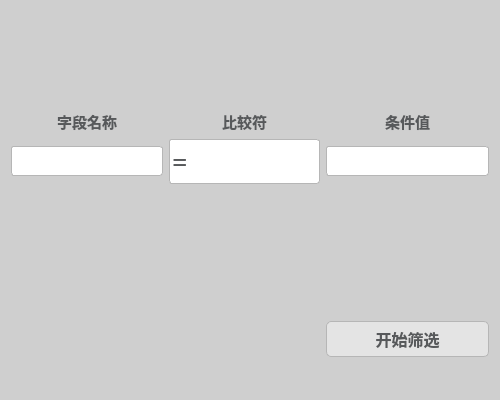
<?xml version="1.0" encoding="UTF-8"?>
<ui version="4.0">
 <class>AdvancedFilter</class>
 <widget class="QWidget" name="AdvancedFilter">
  <property name="geometry">
   <rect>
    <x>0</x>
    <y>0</y>
    <width>500</width>
    <height>400</height>
   </rect>
  </property>
  <property name="windowTitle">
   <string>Form</string>
  </property>
  <property name="styleSheet">
   <string notr="true">QPalette{background:#FFFFFF;}*{outline:0px;color:#57595B;}

QWidget#AdvancedFilter
{
background-color:rgb(207, 207, 207);
}

QWidget[form=&quot;true&quot;],QLabel[frameShape=&quot;1&quot;]{
border:1px solid #B6B6B6;
border-radius:0px;
}

QWidget[form=&quot;bottom&quot;]{
background:#E4E4E4;
}

QWidget[form=&quot;bottom&quot;] .QFrame{
border:1px solid #57595B;
}

QWidget[form=&quot;bottom&quot;] QLabel,QWidget[form=&quot;title&quot;] QLabel{
border-radius:0px;
color:#57595B;
background:none;
border-style:none;
}

QWidget[form=&quot;title&quot;],QWidget[nav=&quot;left&quot;],QWidget[nav=&quot;top&quot;] QAbstractButton{
border-style:none;
border-radius:0px;
padding:5px;
color:#57595B;
background:qlineargradient(spread:pad,x1:0,y1:0,x2:0,y2:1,stop:0 #E4E4E4,stop:1 #E4E4E4);
}

QWidget[nav=&quot;top&quot;] QAbstractButton:hover,QWidget[nav=&quot;top&quot;] QAbstractButton:pressed,QWidget[nav=&quot;top&quot;] QAbstractButton:checked{
border-style:solid;
border-width:0px 0px 2px 0px;
padding:4px 4px 2px 4px;
border-color:#00BB9E;
background:qlineargradient(spread:pad,x1:0,y1:0,x2:0,y2:1,stop:0 #F6F6F6,stop:1 #F6F6F6);
}

QWidget[nav=&quot;left&quot;] QAbstractButton{
border-radius:0px;
color:#57595B;
background:none;
border-style:none;
}

QWidget[nav=&quot;left&quot;] QAbstractButton:hover{
color:#FFFFFF;
background-color:#00BB9E;
}

QWidget[nav=&quot;left&quot;] QAbstractButton:checked,QWidget[nav=&quot;left&quot;] QAbstractButton:pressed{
color:#57595B;
border-style:solid;
border-width:0px 0px 0px 2px;
padding:4px 4px 4px 2px;
border-color:#00BB9E;
background-color:#FFFFFF;
}

QWidget[video=&quot;true&quot;] QLabel{
color:#57595B;
border:1px solid #B6B6B6;
background:qlineargradient(spread:pad,x1:0,y1:0,x2:0,y2:1,stop:0 #E4E4E4,stop:1 #E4E4E4);
}

QWidget[video=&quot;true&quot;] QLabel:focus{
border:1px solid #00BB9E;
background:qlineargradient(spread:pad,x1:0,y1:0,x2:0,y2:1,stop:0 #F6F6F6,stop:1 #F6F6F6);
}

QLineEdit,QTextEdit,QPlainTextEdit,QDoubleSpinBox,QComboBox,QDateEdit,QTimeEdit,QDateTimeEdit{
border:1px solid #B6B6B6;
border-radius:3px;
padding:2px;
background:none;
selection-background-color:#00BB9E;
selection-color:#FFFFFF;
}

QLineEdit:focus,QTextEdit:focus,QPlainTextEdit:focus:focus,QDoubleSpinBox:focus,QComboBox:focus,QDateEdit:focus,QTimeEdit:focus,QDateTimeEdit:focus,QLineEdit:hover,QTextEdit:hover,QPlainTextEdit:hover:hover,QDoubleSpinBox:hover,QComboBox:hover,QDateEdit:hover,QTimeEdit:hover,QDateTimeEdit:hover{
border:1px solid #B6B6B6;
}

QLineEdit[echoMode=&quot;2&quot;]{
lineedit-password-character:9679;
}

.QFrame{
border:1px solid #B6B6B6;
border-radius:3px;
}

.QGroupBox{
border:1px solid #B6B6B6;
border-radius:5px;
margin-top:3ex;
}

.QGroupBox::title{
subcontrol-origin:margin;
position:relative;
left:10px;
}

.QPushButton,.QToolButton{
border-style:none;
border:1px solid #B6B6B6;
color:#57595B;
padding:5px;
min-height:15px;
border-radius:5px;
background:qlineargradient(spread:pad,x1:0,y1:0,x2:0,y2:1,stop:0 #E4E4E4,stop:1 #E4E4E4);
}

.QPushButton:hover,.QToolButton:hover{
background:qlineargradient(spread:pad,x1:0,y1:0,x2:0,y2:1,stop:0 #F6F6F6,stop:1 #F6F6F6);
}

.QPushButton:pressed,.QToolButton:pressed{
background:qlineargradient(spread:pad,x1:0,y1:0,x2:0,y2:1,stop:0 #E4E4E4,stop:1 #E4E4E4);
}

.QToolButton::menu-indicator{
image:None;
}

QToolButton#btnMenu,QPushButton#btnMenu_Min,QPushButton#btnMenu_Max,QPushButton#btnMenu_Close{
border-radius:3px;
color:#57595B;
padding:3px;
margin:0px;
background:none;
border-style:none;
}

QToolButton#btnMenu:hover,QPushButton#btnMenu_Min:hover,QPushButton#btnMenu_Max:hover{
color:#FFFFFF;
margin:1px 1px 2px 1px;
background-color:rgba(51,127,209,230);
}

QPushButton#btnMenu_Close:hover{
color:#FFFFFF;
margin:1px 1px 2px 1px;
background-color:rgba(238,0,0,128);
}

QRadioButton::indicator{
width:15px;
height:15px;
}

QRadioButton::indicator::unchecked{
image:url(:/qss/flatwhite/radiobutton_unchecked.png);
}

QRadioButton::indicator::unchecked:disabled{
image:url(:/qss/flatwhite/radiobutton_unchecked_disable.png);
}

QRadioButton::indicator::checked{
image:url(:/qss/flatwhite/radiobutton_checked.png);
}

QRadioButton::indicator::checked:disabled{
image:url(:/qss/flatwhite/radiobutton_checked_disable.png);
}

QGroupBox::indicator,QTreeWidget::indicator,QListWidget::indicator{
padding:0px -3px 0px 0px;
}

QCheckBox::indicator,QGroupBox::indicator,QTreeWidget::indicator,QListWidget::indicator{
width:13px;
height:13px;
}

QCheckBox::indicator:unchecked,QGroupBox::indicator:unchecked,QTreeWidget::indicator:unchecked,QListWidget::indicator:unchecked{
image:url(:/qss/flatwhite/checkbox_unchecked.png);
}

QCheckBox::indicator:unchecked:disabled,QGroupBox::indicator:unchecked:disabled,QTreeWidget::indicator:unchecked:disabled,QListWidget::indicator:disabled{
image:url(:/qss/flatwhite/checkbox_unchecked_disable.png);
}

QCheckBox::indicator:checked,QGroupBox::indicator:checked,QTreeWidget::indicator:checked,QListWidget::indicator:checked{
image:url(:/qss/flatwhite/checkbox_checked.png);
}

QCheckBox::indicator:checked:disabled,QGroupBox::indicator:checked:disabled,QTreeWidget::indicator:checked:disabled,QListWidget::indicator:checked:disabled{
image:url(:/qss/flatwhite/checkbox_checked_disable.png);
}

QCheckBox::indicator:indeterminate,QGroupBox::indicator:indeterminate,QTreeWidget::indicator:indeterminate,QListWidget::indicator:indeterminate{
image:url(:/qss/flatwhite/checkbox_parcial.png);
}

QCheckBox::indicator:indeterminate:disabled,QGroupBox::indicator:indeterminate:disabled,QTreeWidget::indicator:indeterminate:disabled,QListWidget::indicator:indeterminate:disabled{
image:url(:/qss/flatwhite/checkbox_parcial_disable.png);
}

QTimeEdit::up-button,QDateEdit::up-button,QDateTimeEdit::up-button,QDoubleSpinBox::up-button::up-button{
image:url(:/qss/flatwhite/add_top.png);
width:10px;
height:10px;
padding:2px 5px 0px 0px;
}

QTimeEdit::down-button,QDateEdit::down-button,QDateTimeEdit::down-button,QDoubleSpinBox::down-button::down-button{
image:url(:/qss/flatwhite/add_bottom.png);
width:10px;
height:10px;
padding:0px 5px 2px 0px;
}

QTimeEdit::up-button:pressed,QDateEdit::up-button:pressed,QDateTimeEdit::up-button:pressed,QDoubleSpinBox::up-button:pressed::up-button:pressed{
top:-2px;
}
  
QTimeEdit::down-button:pressed,QDateEdit::down-button:pressed,QDateTimeEdit::down-button:pressed,QDoubleSpinBox::down-button:pressed::down-button:pressed::down-button:pressed{
bottom:-2px;
}

QComboBox::down-arrow,QDateEdit[calendarPopup=&quot;true&quot;]::down-arrow,QTimeEdit[calendarPopup=&quot;true&quot;]::down-arrow,QDateTimeEdit[calendarPopup=&quot;true&quot;]::down-arrow{
image:url(:/qss/flatwhite/add_bottom.png);
width:10px;
height:10px;
right:2px;
}

QComboBox::drop-down,QDateEdit::drop-down,QTimeEdit::drop-down,QDateTimeEdit::drop-down{
subcontrol-origin:padding;
subcontrol-position:top right;
width:15px;
border-left-width:0px;
border-left-style:solid;
border-top-right-radius:3px;
border-bottom-right-radius:3px;
border-left-color:#B6B6B6;
}

QComboBox::drop-down:on{
top:1px;
}

QMenuBar::item{
color:#57595B;
background-color:#E4E4E4;
margin:0px;
padding:3px 10px;
}

QMenu,QMenuBar,QMenu:disabled,QMenuBar:disabled{
color:#57595B;
background-color:#E4E4E4;
border:1px solid #B6B6B6;
margin:0px;
}

QMenu::item{
padding:3px 20px;
}

QMenu::indicator{
width:13px;
height:13px;
}

QMenu::item:selected,QMenuBar::item:selected{
color:#57595B;
border:0px solid #B6B6B6;
background:#F6F6F6;
}

QMenu::separator{
height:1px;
background:#B6B6B6;
}

QProgressBar{
min-height:10px;
background:#E4E4E4;
border-radius:5px;
text-align:center;
border:1px solid #E4E4E4;
}

QProgressBar:chunk{
border-radius:5px;
background-color:#B6B6B6;
}

QSlider::groove:horizontal{
background:#E4E4E4;
height:8px;
border-radius:4px;
}

QSlider::add-page:horizontal{
background:#E4E4E4;
height:8px;
border-radius:4px;
}

QSlider::sub-page:horizontal{
background:#B6B6B6;
height:8px;
border-radius:4px;
}

QSlider::handle:horizontal{
width:13px;
margin-top:-3px;
margin-bottom:-3px;
border-radius:6px;
background:qradialgradient(spread:pad,cx:0.5,cy:0.5,radius:0.5,fx:0.5,fy:0.5,stop:0.6 #FFFFFF,stop:0.8 #B6B6B6);
}

QSlider::groove:vertical{
width:8px;
border-radius:4px;
background:#E4E4E4;
}

QSlider::add-page:vertical{
width:8px;
border-radius:4px;
background:#E4E4E4;
}

QSlider::sub-page:vertical{
width:8px;
border-radius:4px;
background:#B6B6B6;
}

QSlider::handle:vertical{
height:14px;
margin-left:-3px;
margin-right:-3px;
border-radius:6px;
background:qradialgradient(spread:pad,cx:0.5,cy:0.5,radius:0.5,fx:0.5,fy:0.5,stop:0.6 #FFFFFF,stop:0.8 #B6B6B6);
}

QScrollBar:horizontal{
background:#E4E4E4;
padding:0px;
border-radius:6px;
max-height:12px;
}

QScrollBar::handle:horizontal{
background:#B6B6B6;
min-width:50px;
border-radius:6px;
}

QScrollBar::handle:horizontal:hover{
background:#00BB9E;
}

QScrollBar::handle:horizontal:pressed{
background:#00BB9E;
}

QScrollBar::add-page:horizontal{
background:none;
}

QScrollBar::sub-page:horizontal{
background:none;
}

QScrollBar::add-line:horizontal{
background:none;
}

QScrollBar::sub-line:horizontal{
background:none;
}

QScrollBar:vertical{
background:#E4E4E4;
padding:0px;
border-radius:6px;
max-width:12px;
}

QScrollBar::handle:vertical{
background:#B6B6B6;
min-height:50px;
border-radius:6px;
}

QScrollBar::handle:vertical:hover{
background:#00BB9E;
}

QScrollBar::handle:vertical:pressed{
background:#00BB9E;
}

QScrollBar::add-page:vertical{
background:none;
}

QScrollBar::sub-page:vertical{
background:none;
}

QScrollBar::add-line:vertical{
background:none;
}

QScrollBar::sub-line:vertical{
background:none;
}

QScrollArea{
border:0px;
}

QTreeView,QListView,QTableView,QTabWidget::pane{
border:1px solid #B6B6B6;
selection-background-color:#F6F6F6;
selection-color:#57595B;
alternate-background-color:#F6F6F6;
gridline-color:#B6B6B6;
}

QTreeView::branch:closed:has-children{
margin:4px;
border-image:url(:/qss/flatwhite/branch_open.png);
}

QTreeView::branch:open:has-children{
margin:4px;
border-image:url(:/qss/flatwhite/branch_close.png);
}

QTreeView,QListView,QTableView,QSplitter::handle,QTreeView::branch{
background:#FFFFFF;
}

QTableView::item:selected,QListView::item:selected,QTreeView::item:selected{
color:#57595B;
background:qlineargradient(spread:pad,x1:0,y1:0,x2:0,y2:1,stop:0 #E4E4E4,stop:1 #E4E4E4);
}

QTableView::item:hover,QListView::item:hover,QTreeView::item:hover,QHeaderView{
color:#57595B;
background:qlineargradient(spread:pad,x1:0,y1:0,x2:0,y2:1,stop:0 #F6F6F6,stop:1 #F6F6F6);
}

QTableView::item,QListView::item,QTreeView::item{
padding:1px;
margin:0px;
}

QHeaderView::section,QTableCornerButton:section{
padding:3px;
margin:0px;
color:#57595B;
border:1px solid #B6B6B6;
border-left-width:0px;
border-right-width:1px;
border-top-width:0px;
border-bottom-width:1px;
background:qlineargradient(spread:pad,x1:0,y1:0,x2:0,y2:1,stop:0 #F6F6F6,stop:1 #F6F6F6);
}

QTabBar::tab{
border:1px solid #B6B6B6;
color:#57595B;
margin:0px;
background:qlineargradient(spread:pad,x1:0,y1:0,x2:0,y2:1,stop:0 #F6F6F6,stop:1 #F6F6F6);
}

QTabBar::tab:selected,QTabBar::tab:hover{
border-style:solid;
border-color:#00BB9E;
background:#FFFFFF;
}

QTabBar::tab:top,QTabBar::tab:bottom{
padding:3px 8px 3px 8px;
}

QTabBar::tab:left,QTabBar::tab:right{
padding:8px 3px 8px 3px;
}

QTabBar::tab:top:selected,QTabBar::tab:top:hover{
border-width:2px 0px 0px 0px;
}

QTabBar::tab:right:selected,QTabBar::tab:right:hover{
border-width:0px 0px 0px 2px;
}

QTabBar::tab:bottom:selected,QTabBar::tab:bottom:hover{
border-width:0px 0px 2px 0px;
}

QTabBar::tab:left:selected,QTabBar::tab:left:hover{
border-width:0px 2px 0px 0px;
}

QTabBar::tab:first:top:selected,QTabBar::tab:first:top:hover,QTabBar::tab:first:bottom:selected,QTabBar::tab:first:bottom:hover{
border-left-width:1px;
border-left-color:#B6B6B6;
}

QTabBar::tab:first:left:selected,QTabBar::tab:first:left:hover,QTabBar::tab:first:right:selected,QTabBar::tab:first:right:hover{
border-top-width:1px;
border-top-color:#B6B6B6;
}

QTabBar::tab:last:top:selected,QTabBar::tab:last:top:hover,QTabBar::tab:last:bottom:selected,QTabBar::tab:last:bottom:hover{
border-right-width:1px;
border-right-color:#B6B6B6;
}

QTabBar::tab:last:left:selected,QTabBar::tab:last:left:hover,QTabBar::tab:last:right:selected,QTabBar::tab:last:right:hover{
border-bottom-width:1px;
border-bottom-color:#B6B6B6;
}

QStatusBar::item{
border:0px solid #E4E4E4;
border-radius:3px;
}

QToolBox::tab,QGroupBox#gboxDevicePanel,QGroupBox#gboxDeviceTitle,QFrame#gboxDevicePanel,QFrame#gboxDeviceTitle{
padding:3px;
border-radius:5px;
color:#57595B;
background:qlineargradient(spread:pad,x1:0,y1:0,x2:0,y2:1,stop:0 #E4E4E4,stop:1 #E4E4E4);
}

QToolTip{
border:0px solid #57595B;
padding:1px;
color:#57595B;
background:qlineargradient(spread:pad,x1:0,y1:0,x2:0,y2:1,stop:0 #E4E4E4,stop:1 #E4E4E4);
}

QToolBox::tab:selected{
background:qlineargradient(spread:pad,x1:0,y1:0,x2:0,y2:1,stop:0 #F6F6F6,stop:1 #F6F6F6);
}

QPrintPreviewDialog QToolButton{
border:0px solid #57595B;
border-radius:0px;
margin:0px;
padding:3px;
background:none;
}

QColorDialog QPushButton,QFileDialog QPushButton{
min-width:80px;
}

QToolButton#qt_calendar_prevmonth{
icon-size:0px;
min-width:20px;
image:url(:/qss/flatwhite/calendar_prevmonth.png);
}

QToolButton#qt_calendar_nextmonth{
icon-size:0px;
min-width:20px;
image:url(:/qss/flatwhite/calendar_nextmonth.png);
}

QToolButton#qt_calendar_prevmonth,QToolButton#qt_calendar_nextmonth,QToolButton#qt_calendar_monthbutton,QToolButton#qt_calendar_yearbutton{
border:0px solid #57595B;
border-radius:3px;
margin:3px 3px 3px 3px;
padding:3px;
background:none;
}

QToolButton#qt_calendar_prevmonth:hover,QToolButton#qt_calendar_nextmonth:hover,QToolButton#qt_calendar_monthbutton:hover,QToolButton#qt_calendar_yearbutton:hover,QToolButton#qt_calendar_prevmonth:pressed,QToolButton#qt_calendar_nextmonth:pressed,QToolButton#qt_calendar_monthbutton:pressed,QToolButton#qt_calendar_yearbutton:pressed{
border:1px solid #B6B6B6;
}

QCalendarWidget QSpinBox#qt_calendar_yearedit{
margin:2px;
}

QCalendarWidget QToolButton::menu-indicator{
image:None;
}

QCalendarWidget QTableView{
border-width:0px;
}

QCalendarWidget QWidget#qt_calendar_navigationbar{
border:1px solid #B6B6B6;
border-width:1px 1px 0px 1px;
background:qlineargradient(spread:pad,x1:0,y1:0,x2:0,y2:1,stop:0 #E4E4E4,stop:1 #E4E4E4);
}

QComboBox QAbstractItemView::item{
min-height:20px;
min-width:10px;
}

QTableView[model=&quot;true&quot;]::item{
padding:0px;
margin:0px;
}

QTableView QLineEdit,QTableView QComboBox,QTableView QSpinBox,QTableView QDoubleSpinBox,QTableView QDateEdit,QTableView QTimeEdit,QTableView QDateTimeEdit{
border-width:0px;
border-radius:0px;
}

QTableView QLineEdit:focus,QTableView QComboBox:focus,QTableView QSpinBox:focus,QTableView QDoubleSpinBox:focus,QTableView QDateEdit:focus,QTableView QTimeEdit:focus,QTableView QDateTimeEdit:focus{
border-width:0px;
border-radius:0px;
}

QLineEdit,QTextEdit,QPlainTextEdit,QSpinBox,QDoubleSpinBox,QComboBox,QDateEdit,QTimeEdit,QDateTimeEdit{
background:#FFFFFF;
}

QTabWidget::pane:top{top:-1px;}
QTabWidget::pane:bottom{bottom:-1px;}
QTabWidget::pane:left{right:-1px;}
QTabWidget::pane:right{left:-1px;}

*:disabled{
background:#FFFFFF;
border-color:#E4E4E4;
color:#B6B6B6;
}

/*TextColor:#57595B*/
/*PanelColor:#FFFFFF*/
/*BorderColor:#B6B6B6*/
/*NormalColorStart:#E4E4E4*/
/*NormalColorEnd:#E4E4E4*/
/*DarkColorStart:#F6F6F6*/
/*DarkColorEnd:#F6F6F6*/
/*HighColor:#00BB9E*/
</string>
  </property>
  <layout class="QGridLayout" name="gridLayout_2">
   <item row="0" column="0">
    <layout class="QGridLayout" name="gridLayout">
     <item row="1" column="1">
      <widget class="QLabel" name="labelCompareOperator">
       <property name="font">
        <font>
         <family>Bahnschrift SemiBold</family>
         <pointsize>11</pointsize>
         <weight>75</weight>
         <bold>true</bold>
        </font>
       </property>
       <property name="layoutDirection">
        <enum>Qt::LeftToRight</enum>
       </property>
       <property name="text">
        <string>比较符</string>
       </property>
       <property name="alignment">
        <set>Qt::AlignCenter</set>
       </property>
      </widget>
     </item>
     <item row="1" column="2">
      <widget class="QLabel" name="labelConditionValue">
       <property name="font">
        <font>
         <family>Bahnschrift SemiBold</family>
         <pointsize>11</pointsize>
         <weight>75</weight>
         <bold>true</bold>
        </font>
       </property>
       <property name="layoutDirection">
        <enum>Qt::LeftToRight</enum>
       </property>
       <property name="text">
        <string>条件值</string>
       </property>
       <property name="alignment">
        <set>Qt::AlignCenter</set>
       </property>
      </widget>
     </item>
     <item row="1" column="0">
      <widget class="QLabel" name="labelField">
       <property name="font">
        <font>
         <family>Bahnschrift SemiBold</family>
         <pointsize>11</pointsize>
         <weight>75</weight>
         <bold>true</bold>
        </font>
       </property>
       <property name="layoutDirection">
        <enum>Qt::LeftToRight</enum>
       </property>
       <property name="text">
        <string>字段名称</string>
       </property>
       <property name="alignment">
        <set>Qt::AlignCenter</set>
       </property>
      </widget>
     </item>
     <item row="2" column="0">
      <widget class="QComboBox" name="comboBoxField">
       <property name="font">
        <font>
         <family>Bahnschrift SemiBold</family>
         <pointsize>11</pointsize>
         <weight>75</weight>
         <bold>true</bold>
        </font>
       </property>
       <property name="contextMenuPolicy">
        <enum>Qt::DefaultContextMenu</enum>
       </property>
       <property name="insertPolicy">
        <enum>QComboBox::InsertAtBottom</enum>
       </property>
      </widget>
     </item>
     <item row="2" column="1">
      <widget class="QComboBox" name="comboBoxCompareOperator">
       <property name="font">
        <font>
         <family>Copperplate Gothic Bold</family>
         <pointsize>20</pointsize>
         <weight>50</weight>
         <bold>false</bold>
        </font>
       </property>
       <item>
        <property name="text">
         <string>=</string>
        </property>
       </item>
       <item>
        <property name="text">
         <string>!=</string>
        </property>
       </item>
       <item>
        <property name="text">
         <string>&gt;</string>
        </property>
       </item>
       <item>
        <property name="text">
         <string>&gt;=</string>
        </property>
       </item>
       <item>
        <property name="text">
         <string>&lt;</string>
        </property>
       </item>
       <item>
        <property name="text">
         <string>&lt;=</string>
        </property>
       </item>
      </widget>
     </item>
     <item row="2" column="2">
      <widget class="QLineEdit" name="lineEditConditionValue">
       <property name="sizePolicy">
        <sizepolicy hsizetype="Preferred" vsizetype="Fixed">
         <horstretch>0</horstretch>
         <verstretch>0</verstretch>
        </sizepolicy>
       </property>
       <property name="font">
        <font>
         <family>Bahnschrift SemiBold</family>
         <pointsize>11</pointsize>
         <weight>75</weight>
         <bold>true</bold>
        </font>
       </property>
      </widget>
     </item>
     <item row="4" column="2">
      <widget class="QPushButton" name="pushButtonBeginFilter">
       <property name="minimumSize">
        <size>
         <width>0</width>
         <height>27</height>
        </size>
       </property>
       <property name="font">
        <font>
         <family>Bahnschrift SemiBold</family>
         <pointsize>12</pointsize>
         <weight>75</weight>
         <bold>true</bold>
        </font>
       </property>
       <property name="text">
        <string>开始筛选</string>
       </property>
      </widget>
     </item>
     <item row="0" column="1">
      <spacer name="verticalSpacer">
       <property name="orientation">
        <enum>Qt::Vertical</enum>
       </property>
       <property name="sizeHint" stdset="0">
        <size>
         <width>20</width>
         <height>40</height>
        </size>
       </property>
      </spacer>
     </item>
     <item row="4" column="1">
      <spacer name="verticalSpacer_2">
       <property name="orientation">
        <enum>Qt::Vertical</enum>
       </property>
       <property name="sizeHint" stdset="0">
        <size>
         <width>20</width>
         <height>40</height>
        </size>
       </property>
      </spacer>
     </item>
     <item row="3" column="2">
      <spacer name="verticalSpacer_3">
       <property name="orientation">
        <enum>Qt::Vertical</enum>
       </property>
       <property name="sizeHint" stdset="0">
        <size>
         <width>20</width>
         <height>40</height>
        </size>
       </property>
      </spacer>
     </item>
    </layout>
   </item>
  </layout>
 </widget>
 <resources/>
 <connections/>
</ui>
